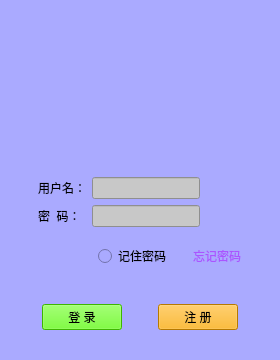
<?xml version="1.0" encoding="UTF-8"?>
<ui version="4.0">
 <class>Widget</class>
 <widget class="QWidget" name="Widget">
  <property name="geometry">
   <rect>
    <x>0</x>
    <y>0</y>
    <width>280</width>
    <height>360</height>
   </rect>
  </property>
  <property name="minimumSize">
   <size>
    <width>280</width>
    <height>360</height>
   </size>
  </property>
  <property name="maximumSize">
   <size>
    <width>280</width>
    <height>360</height>
   </size>
  </property>
  <property name="windowTitle">
   <string>登录</string>
  </property>
  <property name="windowIcon">
   <iconset resource="images.qrc">
    <normaloff>:/d_image/images/20150428021753_Auj2h.jpeg</normaloff>:/d_image/images/20150428021753_Auj2h.jpeg</iconset>
  </property>
  <property name="styleSheet">
   <string notr="true">background-color: rgb(170, 170, 255);</string>
  </property>
  <layout class="QGridLayout" name="gridLayout_3">
   <item row="0" column="0">
    <spacer name="verticalSpacer_3">
     <property name="orientation">
      <enum>Qt::Vertical</enum>
     </property>
     <property name="sizeHint" stdset="0">
      <size>
       <width>20</width>
       <height>40</height>
      </size>
     </property>
    </spacer>
   </item>
   <item row="3" column="0" colspan="2">
    <widget class="QWidget" name="widget" native="true">
     <property name="sizePolicy">
      <sizepolicy hsizetype="Fixed" vsizetype="Fixed">
       <horstretch>0</horstretch>
       <verstretch>0</verstretch>
      </sizepolicy>
     </property>
     <layout class="QGridLayout" name="gridLayout">
      <property name="leftMargin">
       <number>0</number>
      </property>
      <property name="topMargin">
       <number>0</number>
      </property>
      <property name="rightMargin">
       <number>0</number>
      </property>
      <property name="bottomMargin">
       <number>0</number>
      </property>
      <item row="0" column="0">
       <spacer name="horizontalSpacer_3">
        <property name="orientation">
         <enum>Qt::Horizontal</enum>
        </property>
        <property name="sizeHint" stdset="0">
         <size>
          <width>27</width>
          <height>17</height>
         </size>
        </property>
       </spacer>
      </item>
      <item row="0" column="2">
       <widget class="QLineEdit" name="lineEdit">
        <property name="styleSheet">
         <string notr="true">background-color: rgb(200, 200, 200);</string>
        </property>
       </widget>
      </item>
      <item row="0" column="1">
       <widget class="QLabel" name="label">
        <property name="text">
         <string>用户名：</string>
        </property>
       </widget>
      </item>
      <item row="0" column="3">
       <spacer name="horizontalSpacer_4">
        <property name="orientation">
         <enum>Qt::Horizontal</enum>
        </property>
        <property name="sizeHint" stdset="0">
         <size>
          <width>40</width>
          <height>20</height>
         </size>
        </property>
       </spacer>
      </item>
      <item row="2" column="1">
       <widget class="QLabel" name="label_2">
        <property name="text">
         <string>密  码：</string>
        </property>
       </widget>
      </item>
      <item row="2" column="2">
       <widget class="QLineEdit" name="lineEdit_2">
        <property name="styleSheet">
         <string notr="true">background-color: rgb(200, 200, 200);</string>
        </property>
        <property name="echoMode">
         <enum>QLineEdit::Password</enum>
        </property>
       </widget>
      </item>
     </layout>
    </widget>
   </item>
   <item row="7" column="0">
    <spacer name="verticalSpacer_4">
     <property name="orientation">
      <enum>Qt::Vertical</enum>
     </property>
     <property name="sizeHint" stdset="0">
      <size>
       <width>20</width>
       <height>40</height>
      </size>
     </property>
    </spacer>
   </item>
   <item row="5" column="1">
    <spacer name="verticalSpacer_2">
     <property name="orientation">
      <enum>Qt::Vertical</enum>
     </property>
     <property name="sizeHint" stdset="0">
      <size>
       <width>20</width>
       <height>40</height>
      </size>
     </property>
    </spacer>
   </item>
   <item row="2" column="0">
    <spacer name="verticalSpacer">
     <property name="orientation">
      <enum>Qt::Vertical</enum>
     </property>
     <property name="sizeHint" stdset="0">
      <size>
       <width>20</width>
       <height>40</height>
      </size>
     </property>
    </spacer>
   </item>
   <item row="4" column="0">
    <spacer name="horizontalSpacer_14">
     <property name="orientation">
      <enum>Qt::Horizontal</enum>
     </property>
     <property name="sizeHint" stdset="0">
      <size>
       <width>40</width>
       <height>20</height>
      </size>
     </property>
    </spacer>
   </item>
   <item row="6" column="0" colspan="2">
    <widget class="QWidget" name="widget_2" native="true">
     <property name="sizePolicy">
      <sizepolicy hsizetype="Fixed" vsizetype="Fixed">
       <horstretch>0</horstretch>
       <verstretch>0</verstretch>
      </sizepolicy>
     </property>
     <layout class="QHBoxLayout" name="horizontalLayout">
      <property name="leftMargin">
       <number>0</number>
      </property>
      <property name="topMargin">
       <number>0</number>
      </property>
      <property name="rightMargin">
       <number>0</number>
      </property>
      <property name="bottomMargin">
       <number>0</number>
      </property>
      <item>
       <spacer name="horizontalSpacer_9">
        <property name="orientation">
         <enum>Qt::Horizontal</enum>
        </property>
        <property name="sizeHint" stdset="0">
         <size>
          <width>40</width>
          <height>20</height>
         </size>
        </property>
       </spacer>
      </item>
      <item>
       <widget class="QPushButton" name="pushButton">
        <property name="styleSheet">
         <string notr="true">background-color: rgb(85, 255, 0);</string>
        </property>
        <property name="text">
         <string>登 录</string>
        </property>
       </widget>
      </item>
      <item>
       <spacer name="horizontalSpacer_10">
        <property name="orientation">
         <enum>Qt::Horizontal</enum>
        </property>
        <property name="sizeHint" stdset="0">
         <size>
          <width>40</width>
          <height>20</height>
         </size>
        </property>
       </spacer>
      </item>
      <item>
       <widget class="QPushButton" name="pushButton_2">
        <property name="styleSheet">
         <string notr="true">background-color: rgb(85, 255, 127);
background-color: rgb(255, 170, 0);</string>
        </property>
        <property name="text">
         <string>注 册</string>
        </property>
       </widget>
      </item>
      <item>
       <spacer name="horizontalSpacer_11">
        <property name="orientation">
         <enum>Qt::Horizontal</enum>
        </property>
        <property name="sizeHint" stdset="0">
         <size>
          <width>40</width>
          <height>20</height>
         </size>
        </property>
       </spacer>
      </item>
     </layout>
    </widget>
   </item>
   <item row="1" column="0" colspan="2">
    <widget class="QWidget" name="widget_3" native="true">
     <property name="sizePolicy">
      <sizepolicy hsizetype="Fixed" vsizetype="Fixed">
       <horstretch>0</horstretch>
       <verstretch>0</verstretch>
      </sizepolicy>
     </property>
     <layout class="QGridLayout" name="gridLayout_2">
      <item row="0" column="1">
       <spacer name="horizontalSpacer_5">
        <property name="orientation">
         <enum>Qt::Horizontal</enum>
        </property>
        <property name="sizeHint" stdset="0">
         <size>
          <width>40</width>
          <height>20</height>
         </size>
        </property>
       </spacer>
      </item>
      <item row="0" column="2">
       <spacer name="horizontalSpacer_6">
        <property name="orientation">
         <enum>Qt::Horizontal</enum>
        </property>
        <property name="sizeHint" stdset="0">
         <size>
          <width>40</width>
          <height>20</height>
         </size>
        </property>
       </spacer>
      </item>
      <item row="0" column="4">
       <spacer name="horizontalSpacer_7">
        <property name="orientation">
         <enum>Qt::Horizontal</enum>
        </property>
        <property name="sizeHint" stdset="0">
         <size>
          <width>40</width>
          <height>20</height>
         </size>
        </property>
       </spacer>
      </item>
      <item row="0" column="3">
       <widget class="QLabel" name="label_6">
        <property name="sizePolicy">
         <sizepolicy hsizetype="Fixed" vsizetype="Fixed">
          <horstretch>0</horstretch>
          <verstretch>0</verstretch>
         </sizepolicy>
        </property>
        <property name="minimumSize">
         <size>
          <width>100</width>
          <height>100</height>
         </size>
        </property>
        <property name="maximumSize">
         <size>
          <width>100</width>
          <height>100</height>
         </size>
        </property>
        <property name="text">
         <string/>
        </property>
        <property name="pixmap">
         <pixmap resource="images.qrc">:/d_image/images/20150428021753_Auj2h.jpeg</pixmap>
        </property>
        <property name="scaledContents">
         <bool>true</bool>
        </property>
       </widget>
      </item>
      <item row="0" column="5">
       <spacer name="horizontalSpacer_8">
        <property name="orientation">
         <enum>Qt::Horizontal</enum>
        </property>
        <property name="sizeHint" stdset="0">
         <size>
          <width>40</width>
          <height>20</height>
         </size>
        </property>
       </spacer>
      </item>
     </layout>
    </widget>
   </item>
   <item row="4" column="1">
    <widget class="QWidget" name="widget_4" native="true">
     <property name="sizePolicy">
      <sizepolicy hsizetype="Fixed" vsizetype="Fixed">
       <horstretch>0</horstretch>
       <verstretch>0</verstretch>
      </sizepolicy>
     </property>
     <layout class="QHBoxLayout" name="horizontalLayout_3">
      <item>
       <spacer name="horizontalSpacer_15">
        <property name="orientation">
         <enum>Qt::Horizontal</enum>
        </property>
        <property name="sizeHint" stdset="0">
         <size>
          <width>40</width>
          <height>20</height>
         </size>
        </property>
       </spacer>
      </item>
      <item>
       <spacer name="horizontalSpacer_12">
        <property name="orientation">
         <enum>Qt::Horizontal</enum>
        </property>
        <property name="sizeHint" stdset="0">
         <size>
          <width>40</width>
          <height>20</height>
         </size>
        </property>
       </spacer>
      </item>
      <item>
       <spacer name="horizontalSpacer_13">
        <property name="orientation">
         <enum>Qt::Horizontal</enum>
        </property>
        <property name="sizeHint" stdset="0">
         <size>
          <width>40</width>
          <height>20</height>
         </size>
        </property>
       </spacer>
      </item>
      <item>
       <widget class="QRadioButton" name="radioButton">
        <property name="text">
         <string>记住密码</string>
        </property>
       </widget>
      </item>
      <item>
       <spacer name="horizontalSpacer_16">
        <property name="orientation">
         <enum>Qt::Horizontal</enum>
        </property>
        <property name="sizeHint" stdset="0">
         <size>
          <width>40</width>
          <height>20</height>
         </size>
        </property>
       </spacer>
      </item>
      <item>
       <widget class="QLabel" name="label_4">
        <property name="styleSheet">
         <string notr="true">color: rgb(170, 85, 255);</string>
        </property>
        <property name="text">
         <string>忘记密码</string>
        </property>
       </widget>
      </item>
      <item>
       <spacer name="horizontalSpacer">
        <property name="orientation">
         <enum>Qt::Horizontal</enum>
        </property>
        <property name="sizeHint" stdset="0">
         <size>
          <width>40</width>
          <height>20</height>
         </size>
        </property>
       </spacer>
      </item>
     </layout>
    </widget>
   </item>
  </layout>
 </widget>
 <layoutdefault spacing="6" margin="11"/>
 <resources>
  <include location="images.qrc"/>
 </resources>
 <connections/>
</ui>
